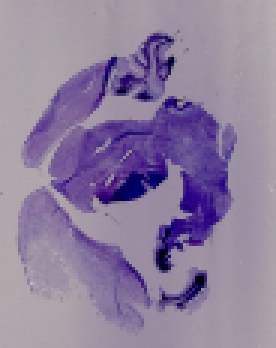
#> input picture data/bad sections/7.png, 92 x 116 px, found by its file name (shown 3 times larger)
$ python exp_seg.py
#> lines starting #> are read from the running program, lines starting #| are printed output that depends on the picture; after the words box and inside, x2 and y2 are one past the last pixel; in counts of white or black regions, pixels touching at a corner belong together
import cv2
import matplotlib.pyplot as plt
import numpy as np

# Load the image
img = cv2.imread("7.png")
#> img is the input picture: shape (116, 92, 3); mean B, G, R 158, 126.9, 142.6

# Convert to grayscale
gray = cv2.cvtColor(img, cv2.COLOR_BGR2GRAY)
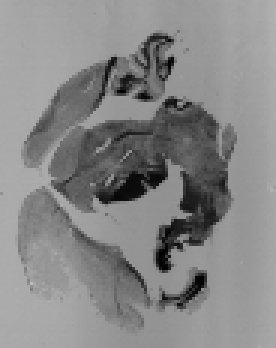
#> gray: shape (116, 92) (shown 3 times larger); min 0, max 187, mean 135.1

# Apply Otsu's thresholding
_, thresh = cv2.threshold(gray, 0, 255, cv2.THRESH_BINARY+cv2.THRESH_OTSU)
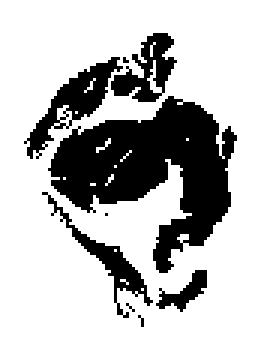
#> thresh: shape (116, 92) (shown 3 times larger); 75% white; 9 black regions (4 under 20 px), largest, box (x1, y1, x2, y2) and area: (16, 32, 79, 91) 1767, (8, 19, 41, 53) 325, (37, 11, 59, 34) 240, (14, 64, 51, 106) 225, (52, 90, 69, 104) 97

# Invert the thresholded image
thresh = cv2.bitwise_not(thresh)
#> thresh: shape (116, 92); 25% white; 9 white regions (4 under 20 px)

# Find the contours of the object
contours, _ = cv2.findContours(thresh, cv2.RETR_EXTERNAL, cv2.CHAIN_APPROX_SIMPLE)
#> contours = 9 contours, 4 with area under 20; largest, box (x1, y1, x2, y2) and area: (16, 32, 79, 91) 1668, (8, 19, 41, 53) 303, (37, 11, 59, 34) 220, (14, 64, 51, 106) 166, (52, 90, 69, 104) 73

# Draw the largest contour
largest_contour = max(contours, key=cv2.contourArea)
#> largest_contour = contour of 158 points, box (x1, y1, x2, y2) (16, 32, 79, 91), area 1668
mask = np.zeros_like(img)
cv2.drawContours(mask, [largest_contour], 0, (255, 255, 255), -1)
#> mask: shape (116, 92, 3); 16.9% white; 1 white region, box (x1, y1, x2, y2) and area: (16, 32, 79, 91) 1800

# Apply the mask to the original image
result = cv2.bitwise_and(img, mask)
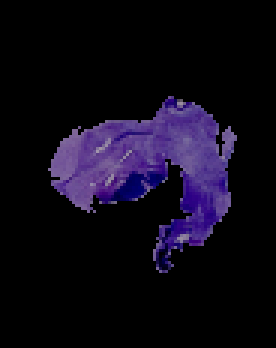
#> result: shape (116, 92, 3) (shown 3 times larger); mean B, G, R 23, 9.4, 14

# Show the result
plt.imshow(result[:,:,::-1])
plt.show()


import cv2
import numpy as np
import matplotlib.pyplot as plt

# load the image
img = cv2.imread("1.png")
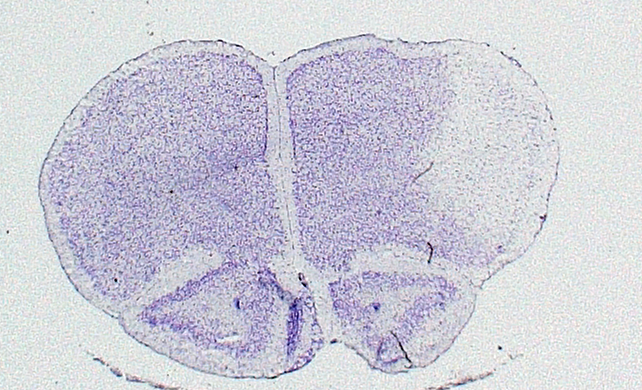
#> input picture data/bad sections/1.png, 642 x 390 px, found by its file name
#> img is the input picture: shape (390, 642, 3); mean B, G, R 217, 205.6, 205.7

# convert the image to grayscale
gray = cv2.cvtColor(img, cv2.COLOR_BGR2GRAY)
#> gray: shape (390, 642)

# apply Gaussian blur to reduce noise
blur = cv2.GaussianBlur(gray, (5, 5), 0)
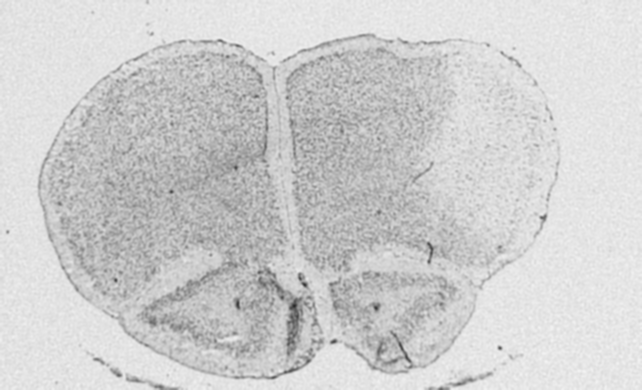
#> blur: shape (390, 642); min 41, max 244, mean 206.9

# apply Canny edge detection
edges = cv2.Canny(blur, 50, 200)
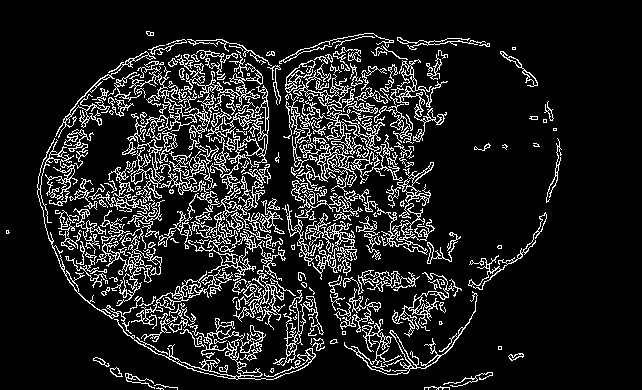
#> edges: shape (390, 642); 12.4% white in thin lines or dots, all inside (x1, y1, x2, y2) = (6, 31, 562, 390)

# find contours
contours, hierarchy = cv2.findContours(edges, cv2.RETR_EXTERNAL, cv2.CHAIN_APPROX_SIMPLE)
#> contours = 196 contours, 87 with area under 20; largest, box (x1, y1, x2, y2) and area: (114, 303, 316, 380) 1664, (205, 85, 269, 194) 1523, (122, 139, 165, 238) 1058, (282, 204, 357, 280) 860, (158, 145, 220, 249) 810

# draw the contours on the original image
cv2.drawContours(img, contours, -1, (0, 255, 0), 3)
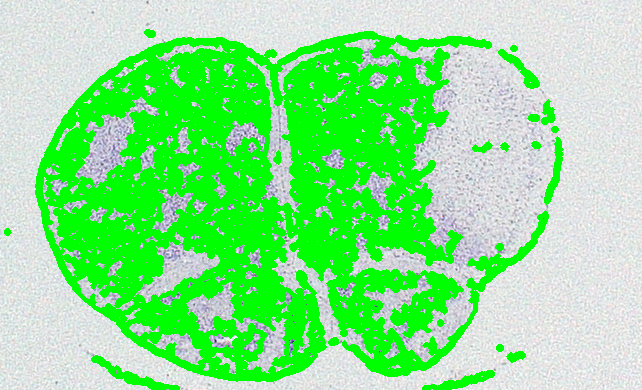
#> img: shape (390, 642, 3); mean B, G, R 140.6, 232.6, 136.8

# plot the result
plt.imshow(cv2.cvtColor(img, cv2.COLOR_BGR2RGB))
plt.show()
